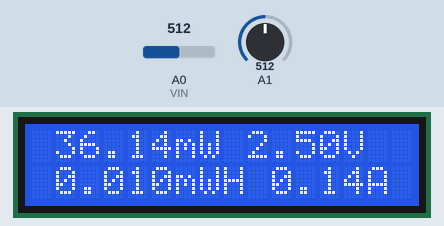
This sketch was run on a simulated Arduino Uno, built with avr-gcc and run on an emulated ATmega328P. Shown: 16×2 character LCD. The inputs (shaded band) are chosen by the test bench; at power-on: A0 (VIN) = 512, A1 = 512.

Above: at 1.2 s.
1.3 s: A0 (VIN) set to 716
At 3.0 s:
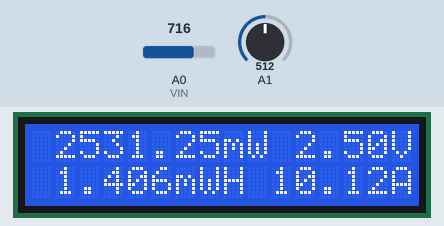
3.7 s: A1 set to 4
At 4.6 s:
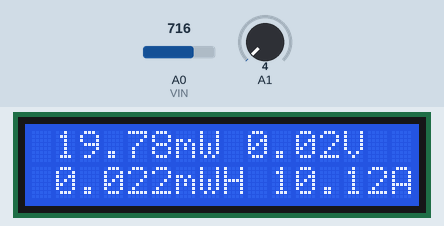
5.8 s: A1 set to 1
At 7.1 s:
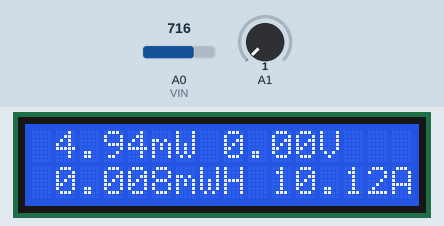
7.9 s: A0 (VIN) set to 900
At 8.9 s:
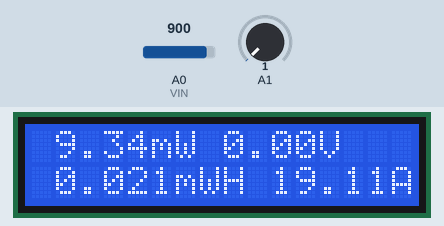
10.6 s: A1 set to 122
At 12.1 s:
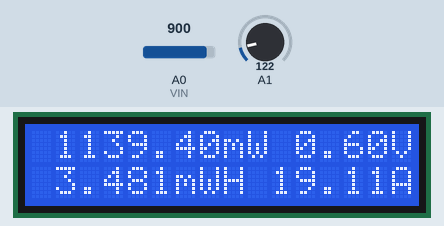
12.7 s: A0 (VIN) set to 529
At 14.1 s:
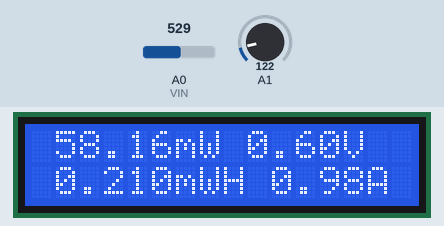
14.8 s: A0 (VIN) set to 512
Timing chart, 0 to 17.8 s (numbered marks = the images above; inputs shaded):
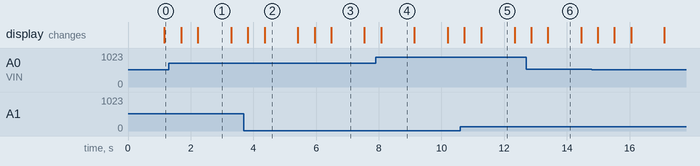

The sketch:

hardware_test.ino
```cpp
#include <LiquidCrystal_I2C.h>
#include <Wire.h>

#define VIN A0 // define the Arduino pin A0 as voltage input (V in)


LiquidCrystal_I2C lcd(0x27,16,2); // set the LCD address to 0x27 for a 16 chars and 2 line display

const float VCC   = 5.0;// supply voltage is from 4.5 to 5.5V. Normally 5V.
const int model   = 1;   // enter the model number (see below)

/*
          "ACS712ELCTR-05B-T",// for model use 0
          "ACS712ELCTR-20A-T",// for model use 1
          "ACS712ELCTR-30A-T"// for model use 2
sensitivity array is holding the sensitivy of the  ACS712
current sensors. Do not change. All values are from page 5  of data sheet
*/
float sensitivity[] ={
          0.185,// for ACS712ELCTR-05B-T
          0.100,// for ACS712ELCTR-20A-T
          0.066// for ACS712ELCTR-30A-T
       };

const float QOV = 0.5 * VCC;// set quiescent Output voltage of 0.5V
float inst_voltage = 0; // internal variable for voltage
float voltage   = 0;
float current   = 0;
float watt      = 0;
float energy    = 0;


/*
 * funciton to print power, voltage and amps to LCD display
 */
void printToLCD(float watt, float voltage, float energy, float amps) {
    lcd.setCursor(1,0); // set the cursor at 1st col and 1st row
    lcd.print(watt);
    lcd.print("mW ");
    lcd.print(voltage);
    lcd.print("V  ");
    lcd.setCursor(1,1); // set the cursor at 1st col and 2nd row
    lcd.print(energy, 3);
    lcd.print("mWH ");
    lcd.print(amps);
    lcd.print("A ");
}

/*
 * function to read current form ACS current sensor module
 */
float readCurrent() {
    float voltage_raw =   (5.0 / 1023.0)* analogRead(VIN);// Read the voltage from sensor
    inst_voltage =  voltage_raw - QOV + 0.012 ;// 0.000 is a value to make voltage zero when there is no current
    float current = inst_voltage / sensitivity[model];

    if (current < 0)
        current = abs(current);

    return current;
}

/*
 * function to read voltage from solar panel
 */
float readVoltage() {
    int sensorValue = analogRead(A1);
    float voltage = sensorValue * (5.0/1023.0);
    //Serial.println(voltage);

    return voltage;
}

void setup() {
    Serial.begin(9600);

    // initialize LCD
    lcd.init();
    lcd.backlight();
}

void loop() {
    // get time passed since program has started
    long milisec = millis();
    long time = milisec/1000;

    // read current and voltage
    current = readCurrent();
    voltage = readVoltage();

    // calculate power in watts and watt/hrs
    if (current == 0)
      current = 0.01;
    watt = voltage * current * 100.00;
    energy = (watt * time) / (3600);

    // print readings
    printToLCD(watt, voltage, energy, current);

    delay(500);
}
```

Measured:
- what the display in image 1 shows lasts 1.1 s, from 2.2 s to 3.3 s
